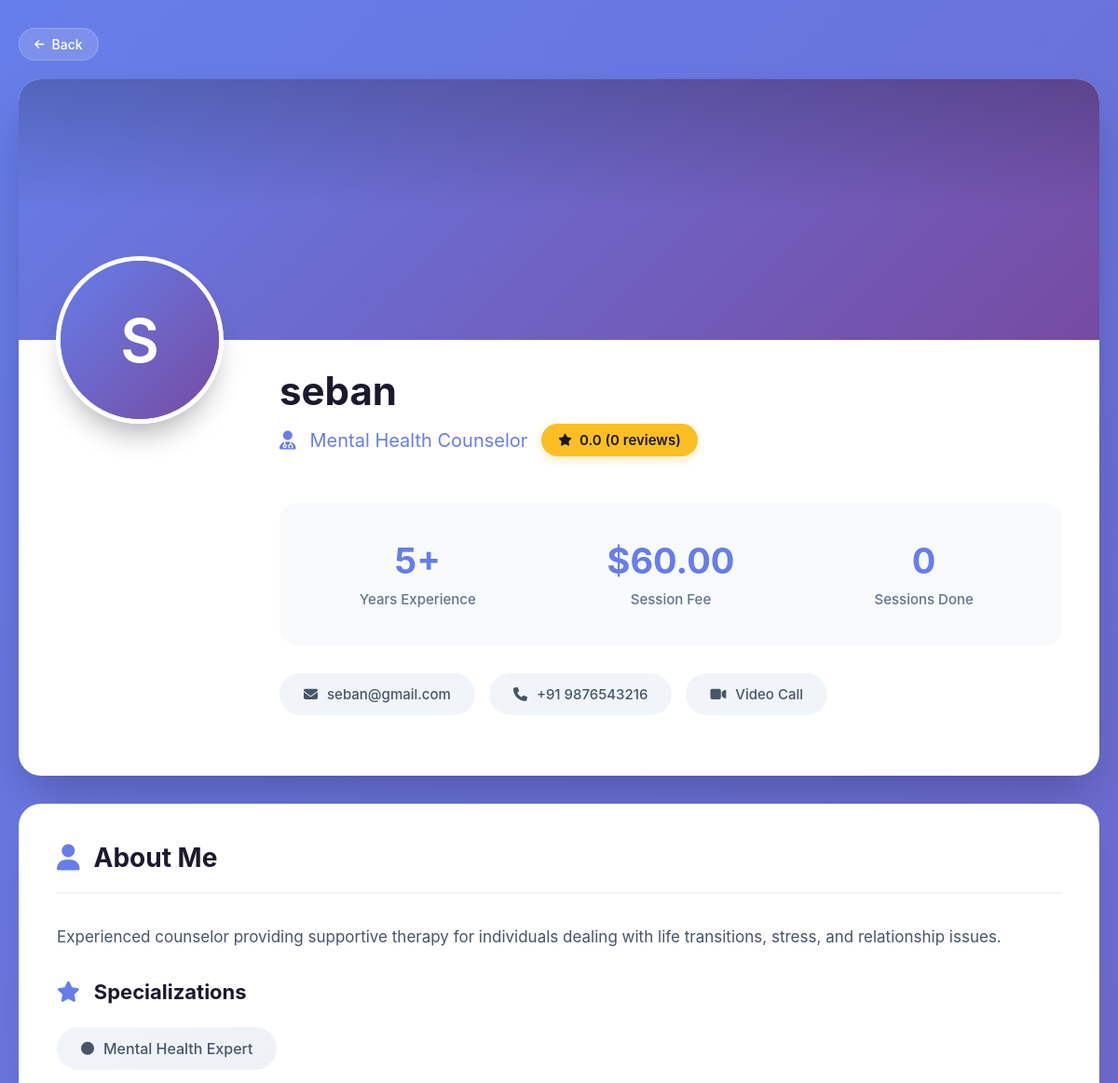
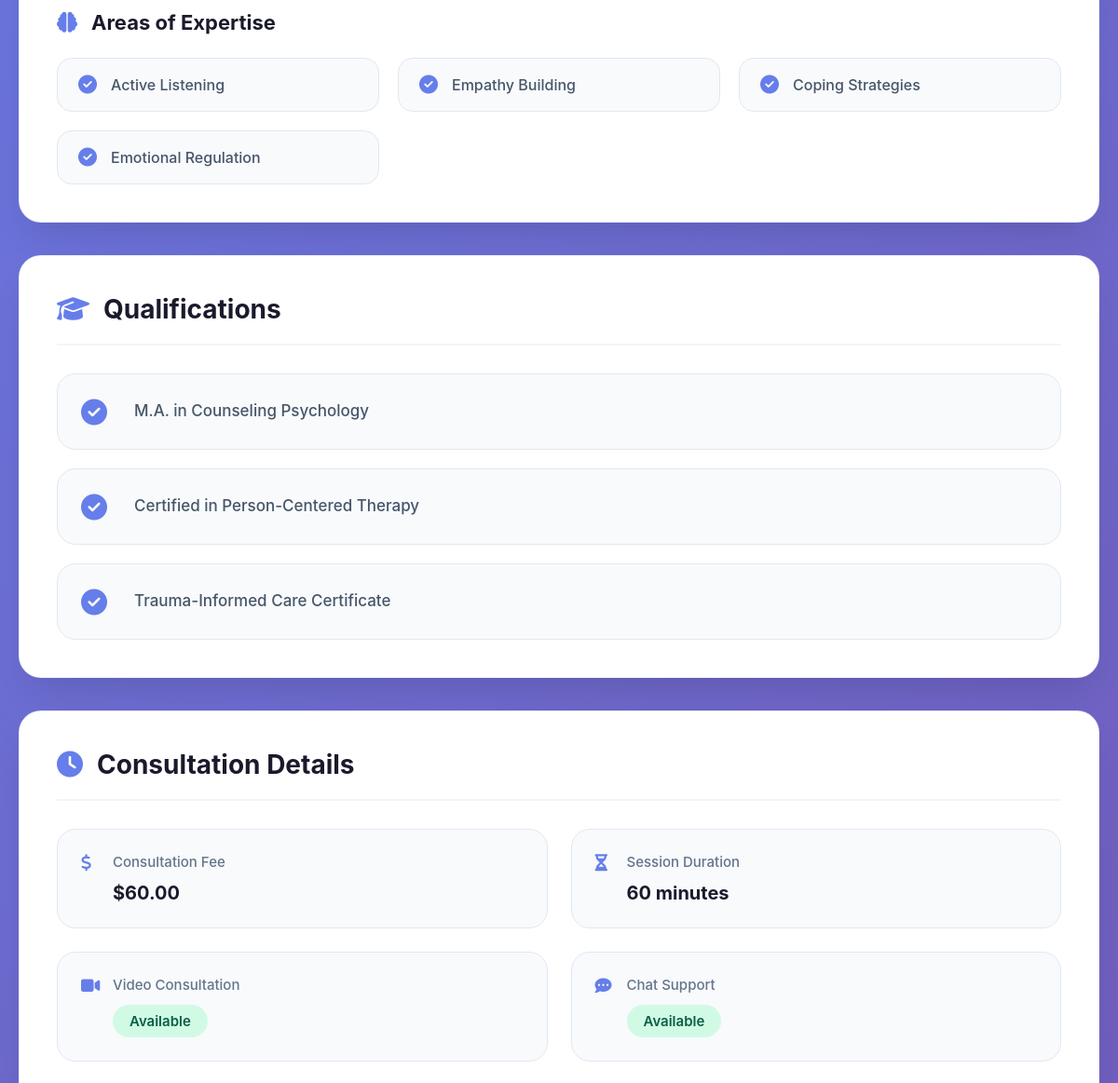
/expert/profile/2/ (signed in, upper part), run on an earlier commit of the app's database (2 pictures, top to bottom).
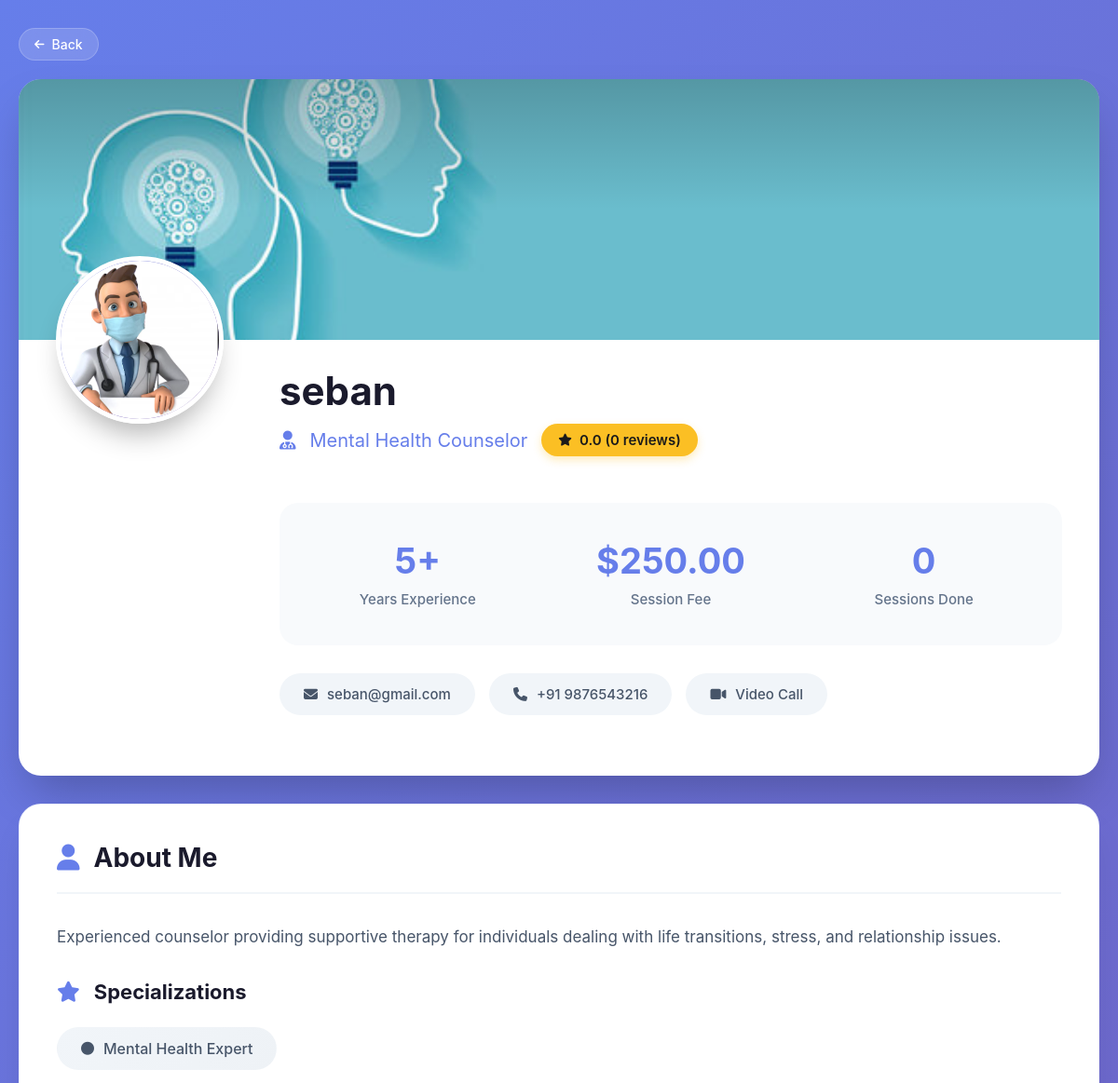
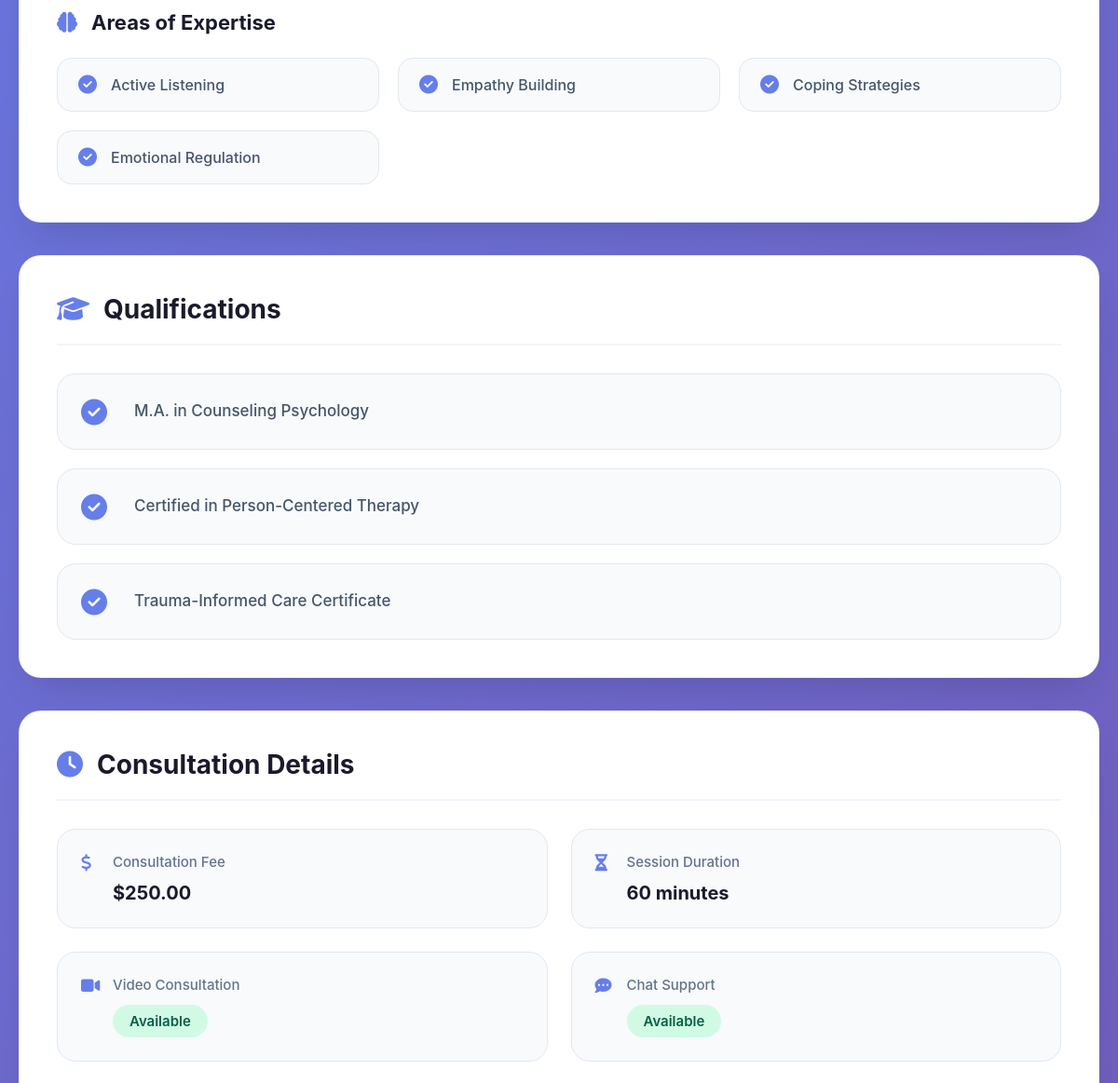
And on a later commit of the database (2 pictures, top to bottom).
### user/models.py (models this page shows, shortened)
class Therapist(models.Model):
    name = models.CharField(max_length=200)
    email = models.EmailField()
    phone = models.CharField(max_length=20, blank=True)
    specialization = models.CharField(max_length=200)
    bio = models.TextField()
    profile_image = models.ImageField(upload_to='therapists/', blank=True, null=True)
    categories = models.ManyToManyField(SessionCategory, related_name='therapists')
    is_available = models.BooleanField(default=True)
    rating = models.FloatField(default=0.0)
    total_sessions = models.IntegerField(default=0)
    created_at = models.DateTimeField(auto_now_add=True)

### expert/models.py (models this page shows, shortened)
class ExpertProfileSettings(models.Model):
    therapist = models.OneToOneField(
        Therapist,
        on_delete=models.CASCADE,
        related_name='profile_settings'
    )
    profile_photo = models.ImageField(upload_to='expert/profile_photos/%Y/%m/', null=True, blank=True)
    cover_photo = models.ImageField(upload_to='expert/cover_photos/%Y/%m/', null=True, blank=True)
    professional_title = models.CharField(max_length=200, blank=True, help_text="e.g., Clinical Psychologist, Licensed Therapist")
    consultation_fee = models.DecimalField(max_digits=10, decimal_places=2, default=50.00)
    session_duration = models.IntegerField(default=60, help_text="Session duration in minutes")
    video_enabled = models.BooleanField(default=True)
    chat_enabled = models.BooleanField(default=True)
    phone_enabled = models.BooleanField(default=False)
    instant_booking = models.BooleanField(default=False)
    advance_booking_days = models.IntegerField(default=30)
    cancellation_policy = models.TextField(default="24 hours notice required for cancellation")
    about_me = models.TextField(blank=True)
    languages = models.CharField(max_length=500, blank=True, help_text="Comma separated languages (e.g., English, Spanish, French)")
    qualifications = models.TextField(blank=True, help_text="Enter each qualification on a new line")
    experience_years = models.IntegerField(default=0)
    specializations = models.TextField(blank=True, help_text="Comma separated specializations")
    expertise_areas = models.TextField(blank=True, help_text="Comma separated areas of expertise")
    phone_numbers = models.JSONField(default=list, blank=True, help_text="List of phone numbers with type")
    is_profile_public = models.BooleanField(default=True)
    show_email = models.BooleanField(default=False)
    show_phone = models.BooleanField(default=True)
    created_at = models.DateTimeField(auto_now_add=True)
    updated_at = models.DateTimeField(auto_now=True)
    class Meta:
        verbose_name_plural = "Expert Profile Settings"

### expert/views.py (the view)
# urls.py: path('profile/', views.public_profile, name='my_profile'),
@login_required
def public_profile(request, therapist_id=None):
    try:
        if therapist_id:
            therapist = get_object_or_404(Therapist, id=therapist_id)
        else:
            therapist = Therapist.objects.get(name=request.user.get_full_name() or request.user.username)
        profile_settings = ExpertProfileSettings.objects.filter(therapist=therapist).first()
        from user.models import Review  # Add this import at the top of the function
        reviews = Review.objects.filter(
            therapist=therapist,
            is_approved=True
        ).order_by('-created_at')
        from datetime import datetime, timedelta
        from expert.models import TimeSlot
        today = timezone.now().date()
        available_slots = TimeSlot.objects.filter(
            therapist=therapist,
            date__gte=today,
            is_available=True,
            is_booked=False,
            is_blocked=False
        ).order_by('date', 'start_time')[:20]  # Show next 20 available slots
        slots_by_date = {}
        for slot in available_slots:
            date_str = slot.date.strftime('%Y-%m-%d')
            if date_str not in slots_by_date:
                slots_by_date[date_str] = []
            slots_by_date[date_str].append(slot)
        avg_rating = 0
        if reviews.exists():
            avg_rating = sum(r.rating for r in reviews) / reviews.count()
        total_sessions = SessionBooking.objects.filter(
            therapist=therapist,
            status='completed'
        ).count()
        specializations_list = []
        if hasattr(therapist, 'specialization') and therapist.specialization:
            specializations_list = [s.strip() for s in therapist.specialization.split(',') if s.strip()]
        expertise_list = []
        if profile_settings and profile_settings.expertise_areas:
            expertise_list = [exp.strip() for exp in profile_settings.expertise_areas.split(',') if exp.strip()]
        languages_list = []
        if profile_settings and profile_settings.languages:
            languages_list = [lang.strip() for lang in profile_settings.languages.split(',') if lang.strip()]
        qualifications_list = []
        if profile_settings and profile_settings.qualifications:
            qualifications_list = [qual.strip() for qual in profile_settings.qualifications.split('\n') if qual.strip()]
        phone_numbers = []
        if profile_settings and profile_settings.phone_numbers:
            if isinstance(profile_settings.phone_numbers, list):
                phone_numbers = profile_settings.phone_numbers
            elif isinstance(profile_settings.phone_numbers, str):
                try:
                    phone_numbers = json.loads(profile_settings.phone_numbers)
                except:
                    phone_numbers = []
        context = {
            'therapist': therapist,
            'profile': profile_settings,
            'reviews': reviews,
            'avg_rating': round(avg_rating, 1),
            'total_reviews': reviews.count(),
            'total_sessions': total_sessions,
            'is_owner': request.user.is_authenticated and therapist.name == (request.user.get_full_name() or request.user.username),
            'specializations_list': specializations_list,
            'expertise_list': expertise_list,
            'languages_list': languages_list,
            'qualifications_list': qualifications_list,
            'phone_numbers': phone_numbers,
            'available_slots': available_slots,
            'slots_by_date': slots_by_date,
        }
    except Therapist.DoesNotExist:
        messages.error(request, 'Therapist profile not found.')
        return redirect('accounts:expert_dashboard')
    except Exception as e:
        messages.error(request, f'An error occurred: {str(e)}')
        return redirect('accounts:expert_dashboard')
    return render(request, 'expert/profile.html', context)

### expert/templates/expert/profile.html (shortened to what the changed rows need)
<!DOCTYPE html>
<html lang="en">
<head>
    <link rel="stylesheet" href="https://cdnjs.cloudflare.com/ajax/libs/font-awesome/6.4.0/css/all.min.css">
</head>
<body>
    <div class="container">
        <div class="profile-header">
            <div class="cover-photo">
                {% if profile.cover_photo %}
                <img src="{{ profile.cover_photo.url }}" alt="Cover Photo">
                {% endif %}
            </div>
            <div class="profile-info">
                <div class="profile-photo">
                    {% if profile.profile_photo %}
                    <img src="{{ profile.profile_photo.url }}" alt="{{ therapist.name }}">
                    {% else %}
                    <span>{{ therapist.name|make_list|first|upper }}</span>
                    {% endif %}
                </div>
                <div class="profile-details">
                    <div style="display: flex; justify-content: space-between; align-items: flex-start; flex-wrap: wrap; gap: 20px;">
                        <div>
                            <h1 class="profile-name">{{ therapist.name }}</h1>
                            <div class="profile-title">
                                <i class="fas fa-user-md"></i>
                                {% if profile.professional_title %}
                                {{ profile.professional_title }}
                                {% elif therapist.specialization %}
                                {{ therapist.specialization|truncatechars:50 }}
                                {% else %}
                                Mental Health Professional
                                {% endif %}
                                <span class="rating-badge">
                                </span>
                            </div>
                        </div>
                    </div>
                    <div class="stats-grid">
                        <div class="stat-item">
                            <div class="stat-value">{{ profile.experience_years }}+</div>
                            <div class="stat-label">Years Experience</div>
                        </div>
                        <div class="stat-item">
                            <div class="stat-value">${{ profile.consultation_fee }}</div>
                            <div class="stat-label">Session Fee</div>
                        </div>
                    </div>
                    <div class="contact-info">
                        {% if profile.show_email %}
                        <a href="mailto:{{ therapist.email }}" class="contact-item">
                            <i class="fas fa-envelope"></i> {{ therapist.email }}
                        </a>
                        {% endif %}
                        {% if phone_numbers and profile.show_phone %}
                        {% for phone in phone_numbers %}
                        {% if forloop.first %}
                        <a href="tel:{{ phone.number }}" class="contact-item">
                            <i class="fas fa-{% if phone.type == 'whatsapp' %}fab fa-whatsapp{% else %}phone{% endif %}"></i>
                            {{ phone.number }}
                        </a>
                        {% endif %}
                        {% endfor %}
                        {% endif %}
                        {% if profile.video_enabled %}
                        <a href="#" class="contact-item">
                            <i class="fas fa-video"></i> Video Call
                        </a>
                        {% endif %}
                    </div>
                </div>
            </div>
        </div>
        <div class="main-content">
            <div class="card">
                <div class="about-text">
                    {{ profile.about_me|default:"No bio provided yet."|linebreaks }}
                </div>
                {% if specializations_list %}
                <div class="specializations">
                    {% for spec in specializations_list %}
                    <span class="specialization-tag">
                        <i class="fas fa-circle"></i>
                        {{ spec|title }}
                    </span>
                    {% endfor %}
                </div>
                {% endif %}
            </div>
            <div class="card">
                <div class="consultation-grid">
                    <div class="consultation-item">
                        <div class="consultation-label">
                            <i class="fas fa-dollar-sign"></i> Consultation Fee
                        </div>
                        <div class="consultation-value">${{ profile.consultation_fee }}</div>
                    </div>
                    <div class="consultation-item">
                        <div class="consultation-label">
                            <i class="fas fa-hourglass-half"></i> Session Duration
                        </div>
                        <div class="consultation-value">{{ profile.session_duration|default:"60" }} minutes</div>
                    </div>
                </div>
            </div>
        </div>
    </div>
</body>
</html>

What changed in the data, as far as the page shows it:
changed ExpertProfileSettings "Mental Health Counselor": cover_photo: picture added; profile_photo: picture added; consultation_fee "60.00" → "250.00"
changed Therapist "seban": name|make_list "S" → (not shown)
